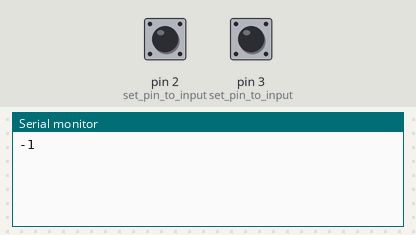
The sketch below on a simulated Arduino Uno, built with avr-gcc and run on an emulated ATmega328P. Shown: the last lines printed to the serial monitor. The inputs (shaded band) are chosen by the test bench; at power-on: pin 2 (set_pin_to_input) HIGH, pin 3 (set_pin_to_input) HIGH.

Above: at 1.2 s.
1.3 s: pin 2 (set_pin_to_input) pulled LOW for 0.15 s
At 2.3 s:
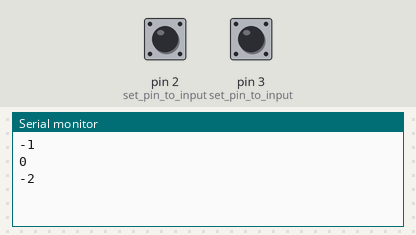
2.9 s: pin 2 (set_pin_to_input) pulled LOW for 1 s
At 4.8 s:
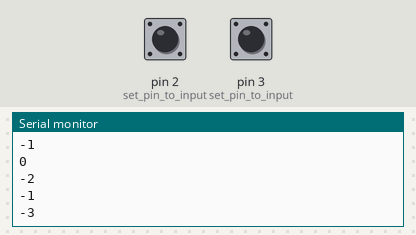
Timing chart, 0 to 6.3 s (numbered marks = the images above; inputs shaded):
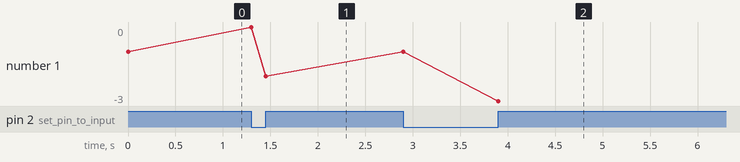

Measured:
- after the input at 1.3 s, the serial monitor: prints a new line at once (image 1)
- after the input at 2.9 s, the serial monitor: prints a new line after 1.0 s (image 2)
- plotted number 1: -1 → -2 after the input at 1.3 s, -2 → -3 after the input at 2.9 s

The sketch:

rotaryencoder.ino
```cpp
//#include <SoftwareSerial.h>
 int counter = 0;
 int aState;
 int aLastState;
 int angle = 0;
// SoftwareSerial espSerial(5, 6);
void setup() {
  Serial.begin (9600);
//  espSerial.begin(115200);

  pinMode(2, INPUT);           // set pin to input
  pinMode(3, INPUT);           // set pin to input

  digitalWrite(2, HIGH);       // turn on pullup resistors
  digitalWrite(3, HIGH);       // turn on pullup resistors


  //Setting up interrupt
  //A rising pulse from encodenren activated ai0(). AttachInterrupt 0 is DigitalPin nr 2 on moust Arduino.
  attachInterrupt(0, ai0, RISING);

  //B rising pulse from encodenren activated ai1(). AttachInterrupt 1 is DigitalPin nr 3 on moust Arduino.
  attachInterrupt(1, ai1, RISING);

}

 void loop() {

   aState = digitalRead(2); // Reads the "current" state of the outputA
   // If the previous and the current state of the outputA are different, that means a Pulse has occured
   if (aState != aLastState){
     // If the outputB state is different to the outputA state, that means the encoder is rotating clockwise
     if (digitalRead(3) != aState) {
       counter ++;
     } else {
       counter --;
     }
//     Serial.print("Position: ");
//     Serial.println(counter);
//     Serial.print("Angle: ");
     angle = counter % 360;

     Serial.println(angle);
   }

//   espSerial.println(angle);
   aLastState = aState; // Updates the previous state of the outputA with the current state
 }
 void ai0() {
  // ai0 is activated if DigitalPin nr 2 is going from LOW to HIGH
  // Check pin 3 to determine the direction
  if(digitalRead(3)==LOW) {
  counter++;
  }else{
  counter--;
  }
  }
 void ai1() {
  // ai0 is activated if DigitalPin nr 3 is going from LOW to HIGH
  // Check with pin 2 to determine the direction
  if(digitalRead(2)==LOW) {
  counter--;
  }else{
  counter++;
  }
  }
```
